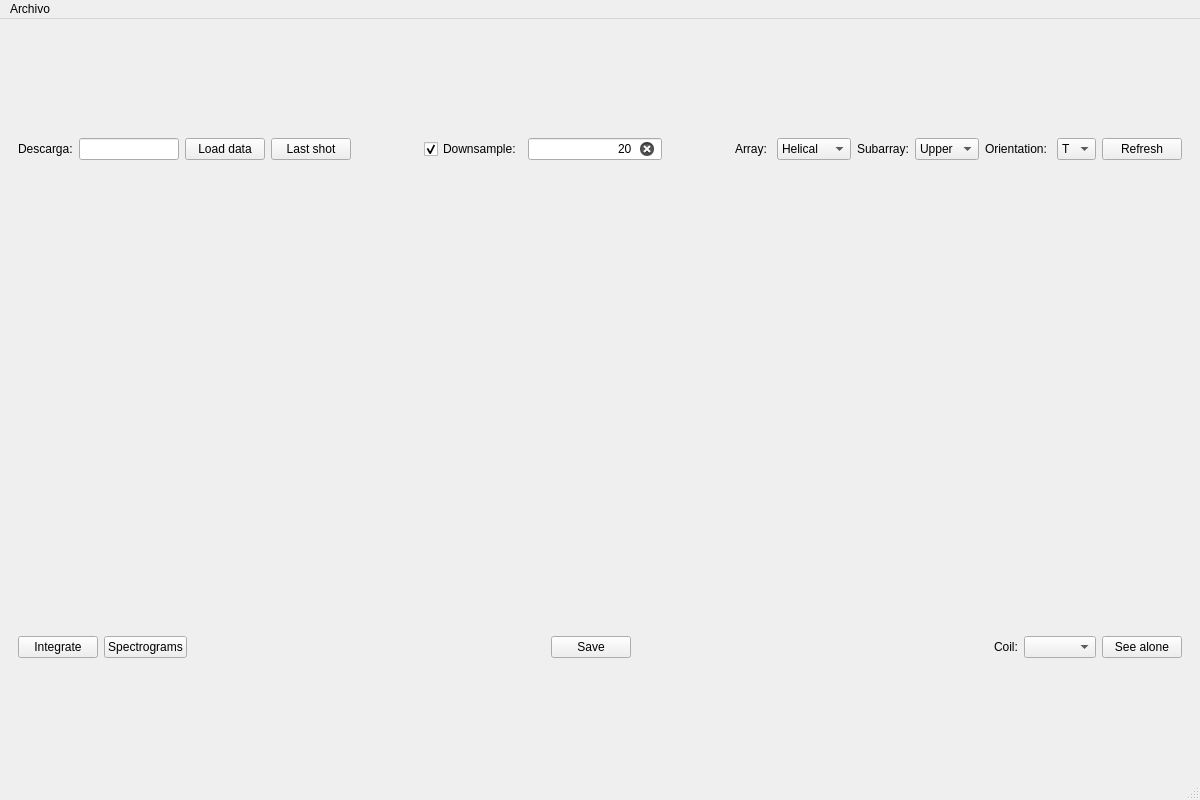
<?xml version="1.0" encoding="UTF-8"?>
<ui version="4.0">
 <class>MainWindow</class>
 <widget class="QMainWindow" name="MainWindow">
  <property name="geometry">
   <rect>
    <x>0</x>
    <y>0</y>
    <width>1200</width>
    <height>800</height>
   </rect>
  </property>
  <property name="minimumSize">
   <size>
    <width>1200</width>
    <height>800</height>
   </size>
  </property>
  <property name="windowTitle">
   <string>Figures - Mirnov Coil Data Acqusition</string>
  </property>
  <widget class="QWidget" name="centralwidget">
   <layout class="QGridLayout" name="gridLayout">
    <item row="0" column="0">
     <widget class="QWidget" name="topwidget" native="true">
      <layout class="QGridLayout" name="gridLayout_2">
       <item row="0" column="12">
        <widget class="QLabel" name="label_3">
         <property name="text">
          <string>Orientation: </string>
         </property>
        </widget>
       </item>
       <item row="0" column="1">
        <widget class="QLineEdit" name="shotNumberInput">
         <property name="maximumSize">
          <size>
           <width>100</width>
           <height>16777215</height>
          </size>
         </property>
        </widget>
       </item>
       <item row="0" column="15">
        <widget class="QPushButton" name="refreshButton">
         <property name="text">
          <string>Refresh</string>
         </property>
        </widget>
       </item>
       <item row="0" column="10">
        <widget class="QLabel" name="label_5">
         <property name="text">
          <string>Subarray:</string>
         </property>
        </widget>
       </item>
       <item row="0" column="11">
        <widget class="QComboBox" name="coilSubarraySelector">
         <property name="editable">
          <bool>false</bool>
         </property>
         <item>
          <property name="text">
           <string>Upper</string>
          </property>
         </item>
         <item>
          <property name="text">
           <string>Lower</string>
          </property>
         </item>
        </widget>
       </item>
       <item row="0" column="3">
        <widget class="QPushButton" name="lastShotButton">
         <property name="text">
          <string>Last shot</string>
         </property>
        </widget>
       </item>
       <item row="0" column="8">
        <widget class="QLabel" name="label_2">
         <property name="text">
          <string>Array: </string>
         </property>
        </widget>
       </item>
       <item row="0" column="4">
        <spacer name="horizontalSpacer">
         <property name="orientation">
          <enum>Qt::Horizontal</enum>
         </property>
         <property name="sizeHint" stdset="0">
          <size>
           <width>40</width>
           <height>20</height>
          </size>
         </property>
        </spacer>
       </item>
       <item row="0" column="13">
        <widget class="QComboBox" name="coilOrientationSelector">
         <item>
          <property name="text">
           <string>T</string>
          </property>
         </item>
         <item>
          <property name="text">
           <string>P</string>
          </property>
         </item>
         <item>
          <property name="text">
           <string>R</string>
          </property>
         </item>
        </widget>
       </item>
       <item row="0" column="9">
        <widget class="QComboBox" name="coilArraySelector">
         <item>
          <property name="text">
           <string>Helical</string>
          </property>
         </item>
         <item>
          <property name="text">
           <string>Poloidal</string>
          </property>
         </item>
         <item>
          <property name="text">
           <string>Straight</string>
          </property>
         </item>
        </widget>
       </item>
       <item row="0" column="5">
        <widget class="QCheckBox" name="downsampleBox">
         <property name="text">
          <string>Downsample:</string>
         </property>
         <property name="checked">
          <bool>true</bool>
         </property>
        </widget>
       </item>
       <item row="0" column="7">
        <spacer name="horizontalSpacer_3">
         <property name="orientation">
          <enum>Qt::Horizontal</enum>
         </property>
         <property name="sizeHint" stdset="0">
          <size>
           <width>40</width>
           <height>20</height>
          </size>
         </property>
        </spacer>
       </item>
       <item row="0" column="2">
        <widget class="QPushButton" name="loadDataButton">
         <property name="text">
          <string>Load data</string>
         </property>
        </widget>
       </item>
       <item row="0" column="0">
        <widget class="QLabel" name="label">
         <property name="maximumSize">
          <size>
           <width>16777215</width>
           <height>25</height>
          </size>
         </property>
         <property name="text">
          <string>Descarga:</string>
         </property>
        </widget>
       </item>
       <item row="0" column="6">
        <widget class="QLineEdit" name="downsampleFactorBox">
         <property name="text">
          <string>20</string>
         </property>
         <property name="alignment">
          <set>Qt::AlignRight|Qt::AlignTrailing|Qt::AlignVCenter</set>
         </property>
         <property name="placeholderText">
          <string>Factor</string>
         </property>
         <property name="clearButtonEnabled">
          <bool>true</bool>
         </property>
        </widget>
       </item>
      </layout>
     </widget>
    </item>
    <item row="2" column="0">
     <widget class="QWidget" name="bottomwidget" native="true">
      <layout class="QGridLayout" name="gridLayout_3">
       <item row="1" column="5">
        <widget class="QLabel" name="label_4">
         <property name="text">
          <string>Coil:</string>
         </property>
        </widget>
       </item>
       <item row="1" column="7">
        <widget class="QPushButton" name="seeAloneButton">
         <property name="text">
          <string>See alone</string>
         </property>
        </widget>
       </item>
       <item row="1" column="1">
        <widget class="QPushButton" name="spectrogramsButton">
         <property name="text">
          <string>Spectrograms</string>
         </property>
        </widget>
       </item>
       <item row="1" column="2">
        <spacer name="horizontalSpacer_5">
         <property name="orientation">
          <enum>Qt::Horizontal</enum>
         </property>
         <property name="sizeHint" stdset="0">
          <size>
           <width>40</width>
           <height>20</height>
          </size>
         </property>
        </spacer>
       </item>
       <item row="1" column="3">
        <widget class="QPushButton" name="saveButton">
         <property name="text">
          <string>Save</string>
         </property>
        </widget>
       </item>
       <item row="1" column="4">
        <spacer name="horizontalSpacer_2">
         <property name="orientation">
          <enum>Qt::Horizontal</enum>
         </property>
         <property name="sizeHint" stdset="0">
          <size>
           <width>40</width>
           <height>20</height>
          </size>
         </property>
        </spacer>
       </item>
       <item row="1" column="0">
        <widget class="QPushButton" name="integrateDataButton">
         <property name="text">
          <string>Integrate</string>
         </property>
        </widget>
       </item>
       <item row="1" column="6">
        <widget class="QComboBox" name="coilDataRetrievalSelector"/>
       </item>
      </layout>
     </widget>
    </item>
    <item row="1" column="0">
     <widget class="PlotWidget" name="graphwidget" native="true">
      <property name="autoFillBackground">
       <bool>false</bool>
      </property>
      <layout class="QGridLayout" name="gridLayout_4"/>
     </widget>
    </item>
   </layout>
  </widget>
  <widget class="QMenuBar" name="menubar">
   <property name="geometry">
    <rect>
     <x>0</x>
     <y>0</y>
     <width>1200</width>
     <height>19</height>
    </rect>
   </property>
   <widget class="QMenu" name="menuArchivo">
    <property name="title">
     <string>Archivo</string>
    </property>
   </widget>
   <addaction name="menuArchivo"/>
  </widget>
  <widget class="QStatusBar" name="statusbar"/>
 </widget>
 <customwidgets>
  <customwidget>
   <class>PlotWidget</class>
   <extends>QWidget</extends>
   <header>pyqtgraph</header>
   <container>1</container>
  </customwidget>
 </customwidgets>
 <resources/>
 <connections/>
</ui>
